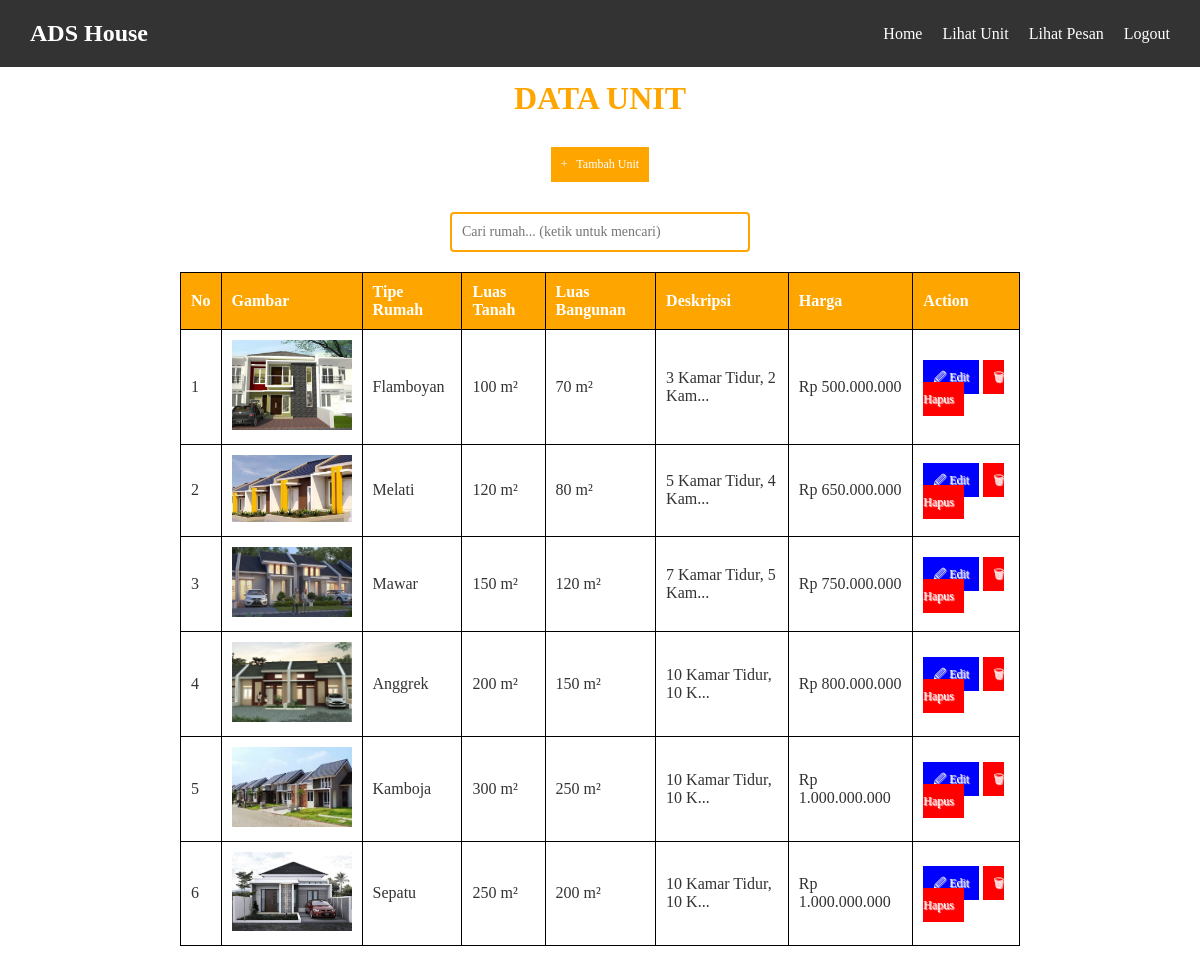
/crud_unit.php (signed in), run on the app's committed database.
### tables this page shows
CREATE TABLE `unit_rumah` (
  `id_rumah` int(11) NOT NULL,
  `gambar` varchar(255) NOT NULL,
  `tipe` varchar(255) NOT NULL,
  `luas_tanah` varchar(255) NOT NULL,
  `luas_bangunan` varchar(255) NOT NULL,
  `deskripsi` text NOT NULL,
  `harga` double NOT NULL
);

### crud_unit.php (the view, shortened to what this page needs)
<?php
include('koneksi.php');
?>
<!DOCTYPE html>
<html>
<head>
</head>
<body>
    <nav class="navbar">
        <a href="#" class="navbar-brand">ADS House</a>
        <div class="navbar-links">
            <a href="crud_unit.php">Home</a>
            <a href="crud_unit.php">Lihat Unit</a>
            <a href="crud_pesan.php">Lihat Pesan</a>
            <a href="logout.php" id="logoutLink">Logout</a>
        </div>
    </nav>
    <center>
        <h1>Data Unit</h1>
    </center>
    <center>
        <a href="unit/tambah_unit.php" class="action-button">+ &nbsp; Tambah Unit</a>
    </center>
    <div class="search-container">
        <input type="text" id="live-search" placeholder="Cari rumah... (ketik untuk mencari)">
    </div>
    <table>
        <thead>
            <tr>
                <th>No</th>
                <th>Gambar</th>
                <th>Tipe Rumah</th>
                <th>Luas Tanah</th>
                <th>Luas Bangunan</th>
                <th>Deskripsi</th>
                <th>Harga</th>
                <th>Action</th>
            </tr>
        </thead>
        <tbody id="search-results">
            <?php
            $query = "SELECT * FROM unit_rumah ORDER BY id_rumah ASC";
            $result = mysqli_query($koneksi, $query);
            if(mysqli_num_rows($result) > 0) {
                $no = 1;
                while($row = mysqli_fetch_assoc($result)) {
                    ?>
                    <tr>
                        <td data-label="No"><?php echo $no; ?></td>
                        <td data-label="Gambar" style="text-align: center;">
                            <img src="unit/gambar/<?php echo htmlspecialchars($row['gambar']); ?>" style="width: 120px;">
                        </td>
                        <td data-label="Tipe Rumah"><?php echo htmlspecialchars($row['tipe']); ?></td>
                        <td data-label="Luas Tanah"><?php echo htmlspecialchars($row['luas_tanah']); ?> m²</td>
                        <td data-label="Luas Bangunan"><?php echo htmlspecialchars($row['luas_bangunan']); ?> m²</td>
                        <td data-label="Deskripsi"><?php echo htmlspecialchars(substr($row['deskripsi'], 0, 20)); ?>...</td>
                        <td data-label="Harga">Rp <?php echo number_format($row['harga'], 0, ',', '.'); ?></td>
                        <td data-label="Action">
                            <a class="a1" href="unit/edit_unit.php?id_rumah=<?php echo $row['id_rumah']; ?>">&#128393; Edit</a>
                            <a class="a2" href="unit/proses_hapus.php?id_rumah=<?php echo $row['id_rumah']; ?>"
                                onclick="return confirm('Anda yakin akan menghapus data ini?')">&#128465; Hapus</a>
                        </td>
                    </tr>
                    <?php
                    $no++;
                }
            } else {
                ?>
                <tr>
                    <td colspan="8" style="text-align: center;">Tidak ada data</td>
                </tr>
                <?php
            }
            ?>
        </tbody>
    </table>
</body>
</html>

### crud_unit.php (style rules this page uses)
* { font-family: "Trebuchet MS"; margin: 0; padding: 0; box-sizing: border-box; }
body { padding-top: 60px; }
.navbar { background-color: #333; position: fixed; top: 0; width: 100%; display: flex; justify-content: space-between; align-items: center; padding: 10px 20px; z-index: 1000; }
.navbar a { color: white; text-decoration: none; padding: 10px; transition: background-color 0.3s; }
.navbar-brand { font-size: 1.5em; font-weight: bold; }
.navbar-links { display: flex; }
h1 { text-transform: uppercase; color: #FFA500; margin: 20px 0; }
table { border: solid 1px #DDEEEE; border-collapse: collapse; border-spacing: 0; width: 70%; margin: 10px auto 10px auto; }
table thead th { background-color: #FFA500; border: solid 1px black; color: white; padding: 10px; text-align: left; }
table tbody td { border: solid 1px black; color: #333; padding: 10px; text-shadow: 1px 1px 1px #fff; }
.action-button { background-color: #FFA500; color: #fff; padding: 10px; text-decoration: none; font-size: 12px; display: inline-block; margin: 10px 0; }
.a1 { background-color: blue; color: white; padding: 10px; text-decoration: none; font-size: 12px; }
.a2 { background-color: red; color: white; padding: 10px; text-decoration: none; font-size: 12px; }
.search-container { display: flex; justify-content: center; margin: 20px 0; position: relative; }
.search-container input[type="text"] { width: 300px; padding: 10px; font-size: 14px; border: 2px solid #FFA500; border-radius: 4px; outline: none; }

### data on the page
unit_rumah: gambar (picture), tipe "Flamboyan", luas_tanah "100", luas_bangunan "70", deskripsi "3 Kamar Tidur, 2 Kam", harga "500.000.000"
unit_rumah: gambar (picture), tipe "Melati", luas_tanah "120", luas_bangunan "80", deskripsi "5 Kamar Tidur, 4 Kam", harga "650.000.000"
unit_rumah: gambar (picture), tipe "Mawar", luas_tanah "150", luas_bangunan "120", deskripsi "7 Kamar Tidur, 5 Kam", harga "750.000.000"
unit_rumah: gambar (picture), tipe "Anggrek", luas_tanah "200", luas_bangunan "150", deskripsi "10 Kamar Tidur, 10 K", harga "800.000.000"
unit_rumah: gambar (picture), tipe "Kamboja", luas_tanah "300", luas_bangunan "250", deskripsi "10 Kamar Tidur, 10 K", harga "1.000.000.000"
unit_rumah: gambar (picture), tipe "Sepatu", luas_tanah "250", luas_bangunan "200", deskripsi "10 Kamar Tidur, 10 K", harga "1.000.000.000"
